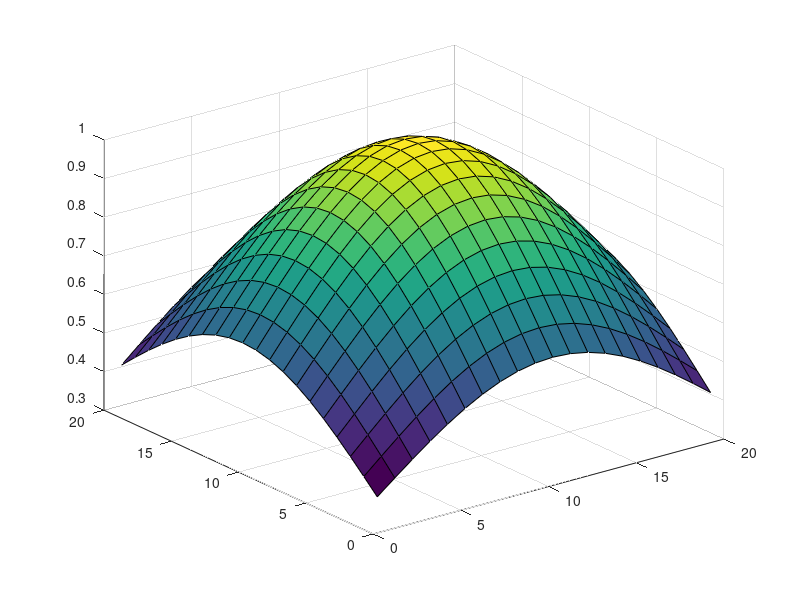

Write MATLAB code to recreate this figure.

for k=1:20;
    sigma=0.5*k;

    x=-10:1:10;
    y=-10:1:10;

    for i=1:20
        for j=1:20
            z(i,j)=exp(-(x(i)^2+y(j)^2)/(2*sigma^2));
        end
    end
    
    surf(z);
end






